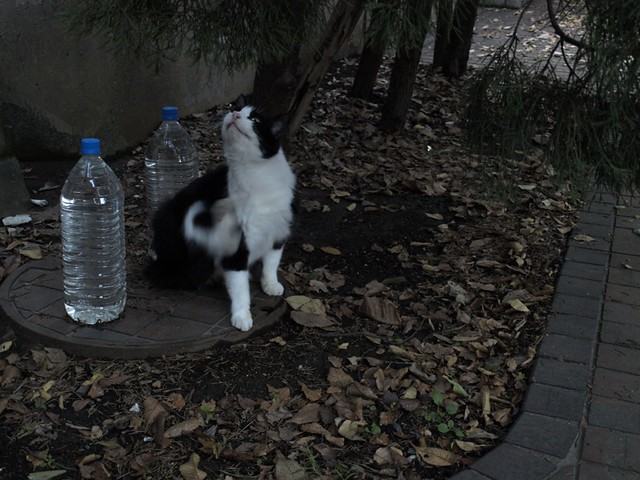
#> input picture attacks/test_image/no_noise_image.jpg, 640 x 480 px
$ python obvious_attack.py
#> lines starting #> are read from the running program, lines starting #| are printed output that depends on the picture
import numpy as np
import cv2


def obvious_attack(original: np.array, dif_image: np.array, mask: np.array = None, opacity: float = 1.0) -> np.array:
    copy_dif = dif_image.copy()
    copy_orig = original.copy()
    if dif_image.shape != original.shape:
        h, w, c = original.shape
        copy_dif = cv2.resize(copy_dif, (w, h))
    if mask is not None and mask.shape != original.shape:
        h, w, c = original.shape
        mask = cv2.resize(mask, (w, h))
    attack = None
    if mask is not None:
        copy_dif = cv2.bitwise_and(copy_dif, copy_dif, mask=mask)
        copy_orig = cv2.bitwise_and(original, original, mask=cv2.bitwise_not(mask))
        attack = cv2.bitwise_or(copy_orig, copy_dif)
        if opacity < 1:
            attack = cv2.addWeighted(attack, opacity, copy_orig, 1 - opacity, 0)
    else:
        attack = cv2.addWeighted(copy_dif, opacity, copy_orig, 1 - opacity, 0)
    return attack


if __name__ == "__main__":
    original = cv2.imread("test_image/no_cat_image.jpg")
    different = cv2.imread("test_image/no_noise_image.jpg")
#> different is the input picture: shape (480, 640, 3); mean B, G, R 39.5, 40.7, 40.4
    _, mask = cv2.threshold(different, 20, 255, cv2.THRESH_BINARY)
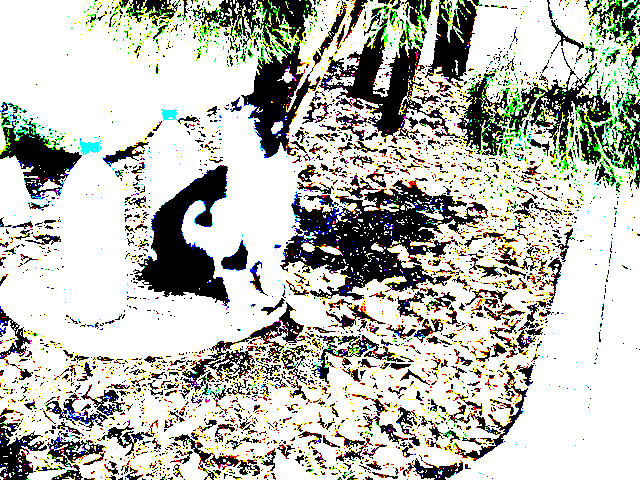
#> mask: shape (480, 640, 3); mean B, G, R 180.3, 189, 188.3
    mask = cv2.cvtColor(mask, cv2.COLOR_BGR2GRAY)
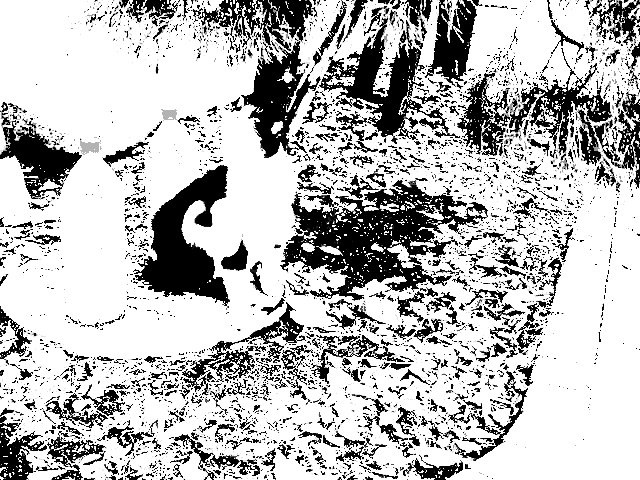
#> mask: shape (480, 640); min 0, max 255, mean 187.8
    cv2.imwrite("test_image/obvious_attack_image.jpg", obvious_attack(original, different, opacity=0.45))
#> (the run stopped early here; a loop or call above may not have finished)
